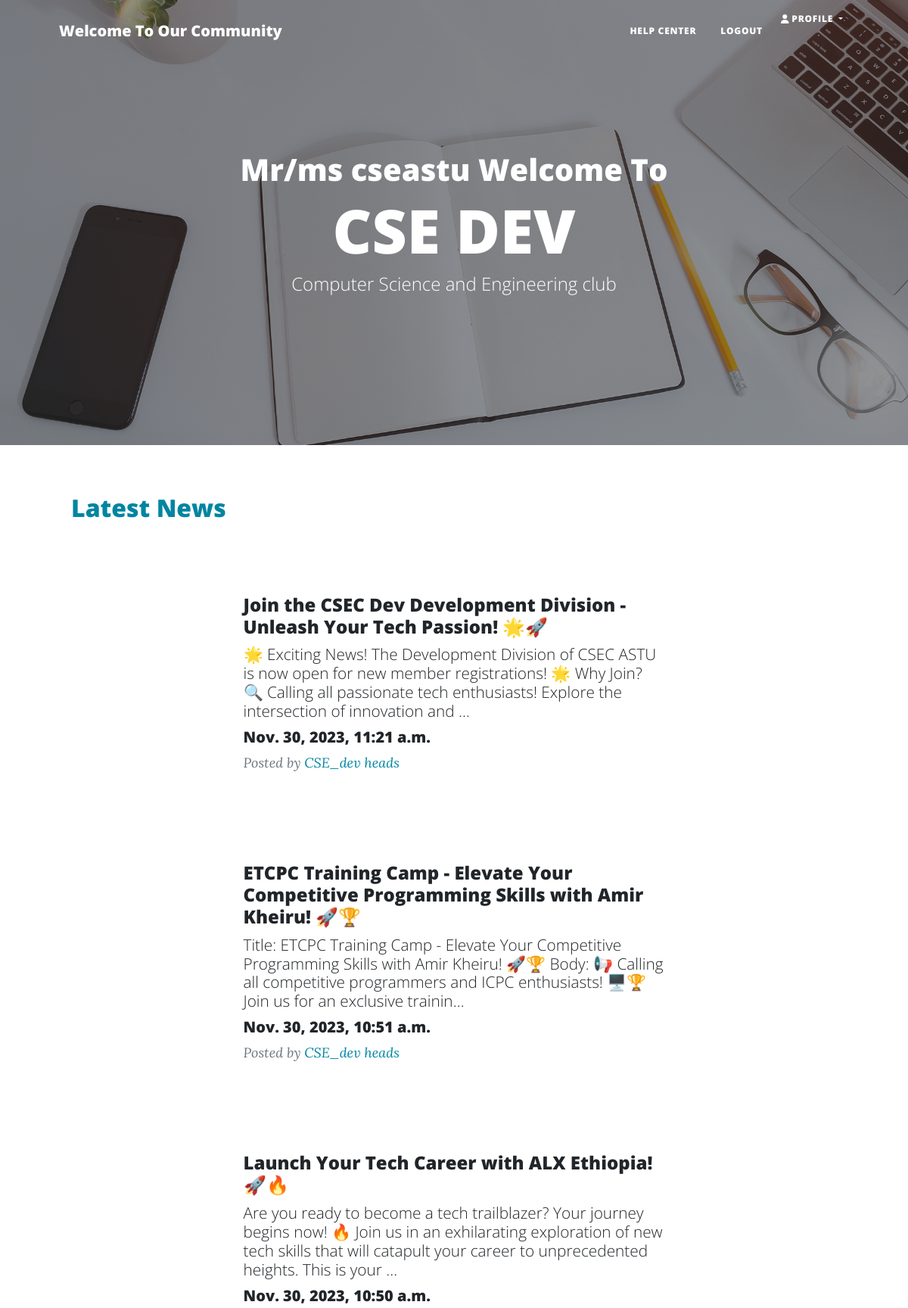
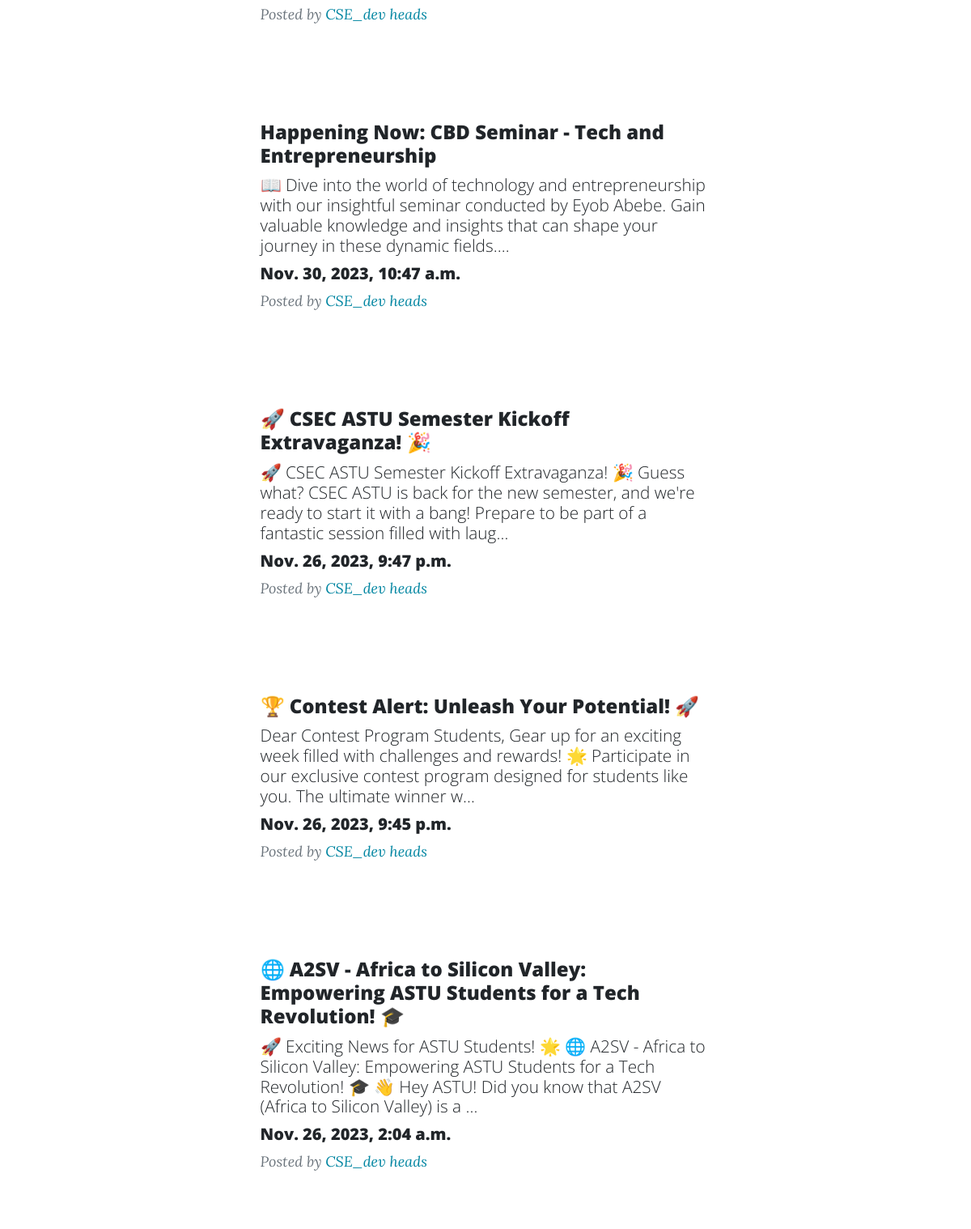
Screenshot of /home/ (signed in, upper part) with the database file from the repository (2 pictures, top to bottom).
### pro/models.py (models this page shows, shortened)
class Post(models.Model):
    title = models.CharField(max_length=200)
    body = models.CharField(max_length=10000000)
    date = models.DateTimeField(default=datetime.now)

### pro/views.py (the view)
# urls.py: path('home/', views.home, name='home'),
def home(request):
        posts=Post.objects.all()
        return render(request, 'home.html',{'posts':posts})

### template/home.html (shortened to what this page needs)
<!DOCTYPE html>
<html lang="en">
    <head>
        <link rel="stylesheet" href="https://cdn.jsdelivr.net/npm/bootstrap@5.3.2/dist/css/bootstrap.min.css">
        {% load static %}
        <link href="{% static 'css/styles.css' %}" rel="stylesheet" />
    </head>
    <body>
        <nav class="navbar navbar-expand-lg navbar-light" id="mainNav">
            <div class="container px-4 px-lg-5">
                <a class="navbar-brand" href="">Welcome To Our Community</a>
                <button class="navbar-toggler" type="button" data-bs-toggle="collapse" data-bs-target="#navbarResponsive" aria-controls="navbarResponsive" aria-expanded="false" aria-label="Toggle navigation">
                <button class="navbar-toggler" type="button" data-bs-toggle="collapse" data-bs-target="#navbarResponsive" aria-controls="navbarResponsive" aria-expanded="false" aria-label="Toggle navigation">
    <div class="collapse navbar-collapse" id="navbarResponsive">
        <ul class="navbar-nav ms-auto py-4 py-lg-0">
            <li class="nav-item">
                <a class="nav-link px-lg-3 py-3 py-lg-4" href="https://t.me/BiniTech" target="_blank">
                    HELP CENTER
                </a>
            </li>
            <li class="nav-item">
                <a class="nav-link px-lg-3 py-3 py-lg-4" href="{% url 'login_view' %}">
                    Logout
                </a>
            </li>
            <li class="nav-item dropdown">
                <a class="nav-link dropdown-toggle" href="#" id="profileDropdown" role="button" data-bs-toggle="dropdown" aria-expanded="false">
                    <i class="fas fa-user"></i> Profile
                </a>
            </li>
        </ul>
    </div>
            </div>
        </nav>
        <header class="masthead bg-primary text-white" style="background-image: url('{% static 'assets/img/home-bg.jpg' %}')">
            <div class="container position-relative px-4 px-lg-5">
                <div class="row gx-4 gx-lg-5 justify-content-center">
                    <div class="col-md-10 col-lg-8 col-xl-7">
                        <div class="site-heading">
                            {% if user.is_authenticated %}
                                <h1 style="font-size: 2em;">Mr/ms {{ user.username }} Welcome To </h1>
                            {% endif %}
                            <h1>CSE DEV</h1>
                            <span class="subheading">Computer Science and Engineering club</span>
                        </div>
                    </div>
                </div>
            </div>
        </header>
        <div class="container px-4 px-lg-5">
            <div class="row gx-4 gx-lg-5 justify-content-start mb-4">
                <div class="col-md-8 col-lg-6">
                    <div class="latest-news bg-white text-primary p-3">
                        <h2>Latest News</h2>
                    </div>
                </div>
            </div>
            <div class="row gx-4 gx-lg-5 justify-content-center">
                {% for post in posts reversed %}
                    <div class="col-md-10 col-lg-8 col-xl-7">
                        <div class="post-preview mb-4 bg-white p-3">
                            <a href="/posts/{{ post.id }}/">
                                <h2 style="font-size: 1.5rem;" class="post-title">{{ post.title }}</h2>
                                <h3  style="font-size: 1.3rem;" class="post-subtitle">{{ post.body|truncatechars:200 }}</h3>
                                <h5>{{ post.date }}</h5>
                            </a>
                            <p class="post-meta">
                                Posted by
                                <a href="#!" class="text-primary">CSE_dev heads</a>
                            </p>
                        </div>
                    </div>
                {% endfor %}
            </div>
        </div>
    </body>
</html>

### rows the page displays
Post: title "Join the CSEC Dev Development Division - Unleash Your Tech Passion! 🌟🚀", body "🌟 Exciting News! The Development Division of CSEC ASTU is now open for new member registrations! 🌟 Why Join? 🔍 Calling all passionate tech enthusiasts! Explore the intersection of innovation and …", date "Nov. 30, 2023, 11:21 a.m."
Post: title "ETCPC Training Camp - Elevate Your Competitive Programming Skills with Amir Kheiru! 🚀🏆", body "Title: ETCPC Training Camp - Elevate Your Competitive Programming Skills with Amir Kheiru! 🚀🏆 Body: 📢 Calling all competitive programmers and ICPC enthusiasts! 🖥🏆 Join us for an exclusive trainin…", date "Nov. 30, 2023, 10:51 a.m."
Post: title "Launch Your Tech Career with ALX Ethiopia! 🚀🔥", body "Are you ready to become a tech trailblazer? Your journey begins now! 🔥 Join us in an exhilarating exploration of new tech skills that will catapult your career to unprecedented heights. This is your …", date "Nov. 30, 2023, 10:50 a.m."
Post: title "Happening Now: CBD Seminar - Tech and Entrepreneurship", body "📖 Dive into the world of technology and entrepreneurship with our insightful seminar conducted by Eyob Abebe. Gain valuable knowledge and insights that can shape your journey in these dynamic fields.…", date "Nov. 30, 2023, 10:47 a.m."
Post: title "🚀 CSEC ASTU Semester Kickoff Extravaganza! 🎉", body "🚀 CSEC ASTU Semester Kickoff Extravaganza! 🎉 Guess what? CSEC ASTU is back for the new semester, and we're ready to start it with a bang! Prepare to be part of a fantastic session filled with laug…", date "Nov. 26, 2023, 9:47 p.m."
Post: title "🏆 Contest Alert: Unleash Your Potential! 🚀", body "Dear Contest Program Students, Gear up for an exciting week filled with challenges and rewards! 🌟 Participate in our exclusive contest program designed for students like you. The ultimate winner w…", date "Nov. 26, 2023, 9:45 p.m."
Post: title "🌐 A2SV - Africa to Silicon Valley: Empowering ASTU Students for a Tech Revolution! 🎓", body "🚀 Exciting News for ASTU Students! 🌟 🌐 A2SV - Africa to Silicon Valley: Empowering ASTU Students for a Tech Revolution! 🎓 👋 Hey ASTU! Did you know that A2SV (Africa to Silicon Valley) is a …", date "Nov. 26, 2023, 2:04 a.m."

### other values shown
{{ user.username }} "cseastu"
